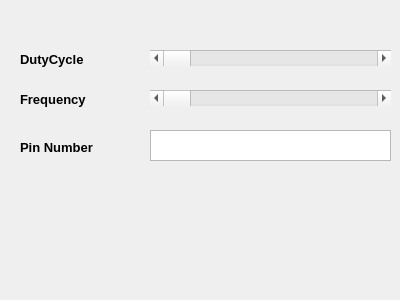
<?xml version="1.0" encoding="UTF-8"?>
<ui version="4.0">
 <class>PWM</class>
 <widget class="QDialog" name="PWM">
  <property name="geometry">
   <rect>
    <x>0</x>
    <y>0</y>
    <width>400</width>
    <height>300</height>
   </rect>
  </property>
  <property name="windowTitle">
   <string>Dialog</string>
  </property>
  <widget class="QLabel" name="label">
   <property name="geometry">
    <rect>
     <x>20</x>
     <y>50</y>
     <width>71</width>
     <height>20</height>
    </rect>
   </property>
   <property name="text">
    <string>&lt;html&gt;&lt;head/&gt;&lt;body&gt;&lt;p&gt;&lt;span style=&quot; font-size:10pt; font-weight:600;&quot;&gt;DutyCycle&lt;/span&gt;&lt;/p&gt;&lt;/body&gt;&lt;/html&gt;</string>
   </property>
   <property name="textFormat">
    <enum>Qt::RichText</enum>
   </property>
  </widget>
  <widget class="QLabel" name="label_2">
   <property name="geometry">
    <rect>
     <x>20</x>
     <y>90</y>
     <width>71</width>
     <height>20</height>
    </rect>
   </property>
   <property name="text">
    <string>&lt;html&gt;&lt;head/&gt;&lt;body&gt;&lt;p&gt;&lt;span style=&quot; font-size:10pt; font-weight:600;&quot;&gt;Frequency&lt;/span&gt;&lt;/p&gt;&lt;/body&gt;&lt;/html&gt;</string>
   </property>
  </widget>
  <widget class="QLabel" name="label_3">
   <property name="geometry">
    <rect>
     <x>20</x>
     <y>140</y>
     <width>101</width>
     <height>16</height>
    </rect>
   </property>
   <property name="layoutDirection">
    <enum>Qt::LeftToRight</enum>
   </property>
   <property name="text">
    <string>&lt;html&gt;&lt;head/&gt;&lt;body&gt;&lt;p&gt;&lt;span style=&quot; font-size:10pt; font-weight:600;&quot;&gt;Pin Number&lt;/span&gt;&lt;/p&gt;&lt;/body&gt;&lt;/html&gt;</string>
   </property>
  </widget>
  <widget class="QTextEdit" name="textEdit">
   <property name="geometry">
    <rect>
     <x>150</x>
     <y>130</y>
     <width>241</width>
     <height>31</height>
    </rect>
   </property>
  </widget>
  <widget class="QScrollBar" name="horizontalScrollBar_2">
   <property name="geometry">
    <rect>
     <x>150</x>
     <y>90</y>
     <width>241</width>
     <height>16</height>
    </rect>
   </property>
   <property name="orientation">
    <enum>Qt::Horizontal</enum>
   </property>
  </widget>
  <widget class="QScrollBar" name="horizontalScrollBar">
   <property name="geometry">
    <rect>
     <x>150</x>
     <y>50</y>
     <width>241</width>
     <height>16</height>
    </rect>
   </property>
   <property name="orientation">
    <enum>Qt::Horizontal</enum>
   </property>
  </widget>
 </widget>
 <resources/>
 <connections/>
</ui>
